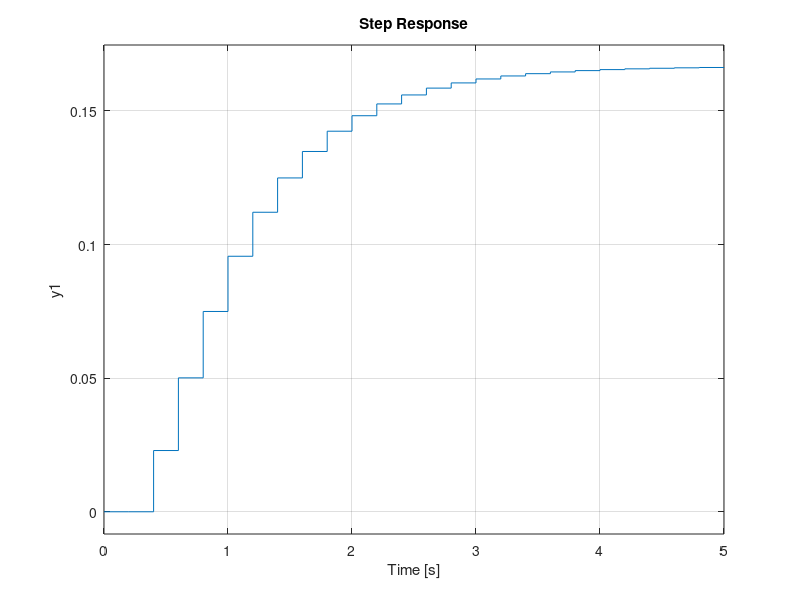
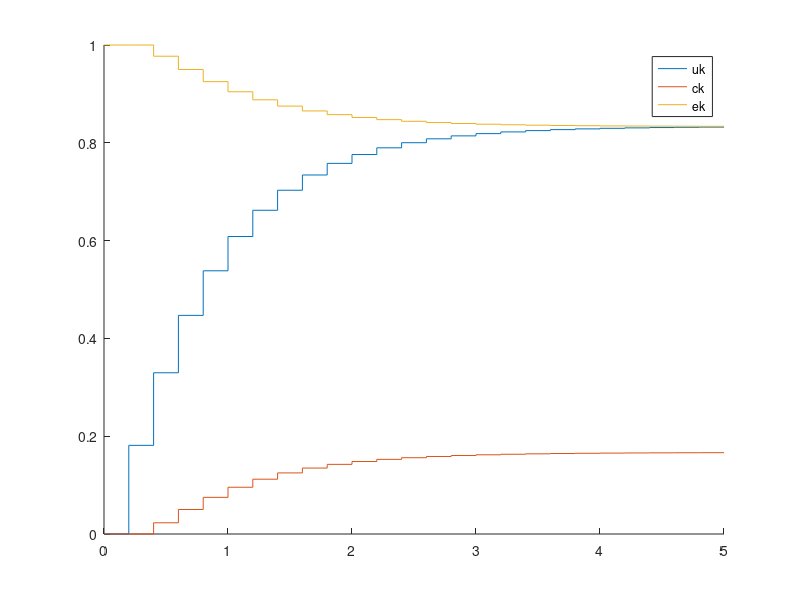

Recreate these plots in MATLAB, in order.
T = 0.2;

Gs = tf(1,[1 5]);
Gz = c2d(Gs,T);

Cz = tf(0.1813, [1 -0.8187],T);
FTMA = Cz*Gz;
FTMF = feedback(Cz*Gz,1);
step(FTMF);

[n,d] = tfdata(Gz,'v');

Tf = 5;
k = 0:Tf/T;
rk = ones(length(k));

uk(1) = 0;
ck(1) = 0;
ek(1) = rk(1) - ck(1);

for j=2:length(k)
    uk(j) = 0.1813*ek(j-1) + 0.8187*uk(j-1);
    ck(j) = n(2)*uk(j-1) - d(2)*ck(j-1);
    ek(j) = rk(j) - ck(j);
end

figure(2); hold on;
stairs(k*T,uk);
stairs(k*T,ck);
stairs(k*T,ek);
hold off; legend('uk','ck','ek');

% Considerando degrau unitário
[n2,d2] = tfdata(minreal(FTMA),'v'); 
Kp = polyval(n2,1)/polyval(d2,1);
ess = 1/(1+Kp);

fprintf('Kp: %.2f\n', Kp);
fprintf('ess: %.4f\n', ess);